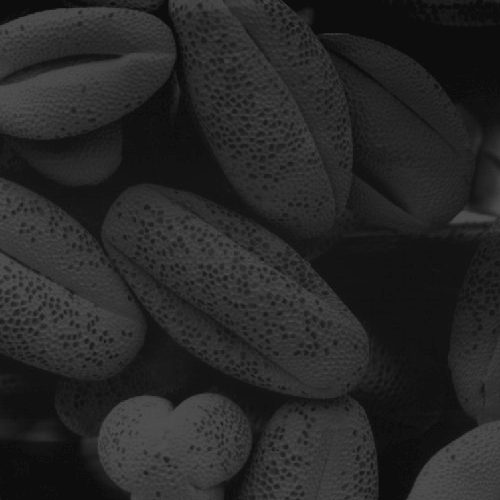
%> input picture Thanh/dataImages/Fig0316(4)(bottom_left).tif, 500 x 500 px
$ octave baitap3_chuong2.m   (GNU Octave 9; MATLAB toolbox functions it lacks are replaced by stand-ins)
%> lines starting %> are read from the running program, lines starting %| are printed output that depends on the picture
i = imread('Fig0316(4)(bottom_left).tif');
%> i is the input picture: size 500x500 uint8; min 13, max 83, mean 38.7
imshow(i);

figure;
imhist(i);
title('L??c ?? xám c?a ?nh i');
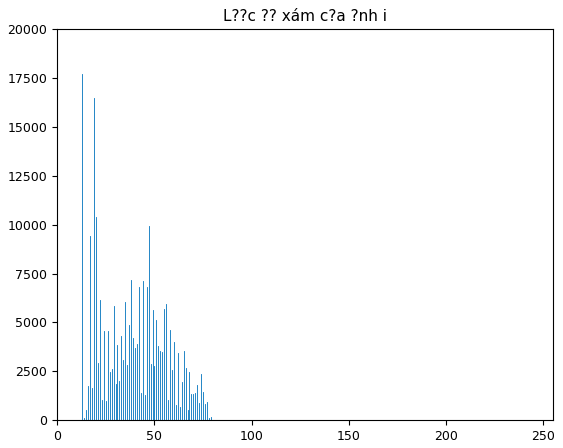
%> figure redrawn from the program's plot data; highest point at x = 13, y = 17718
canbanganh = histeq(i, 256);
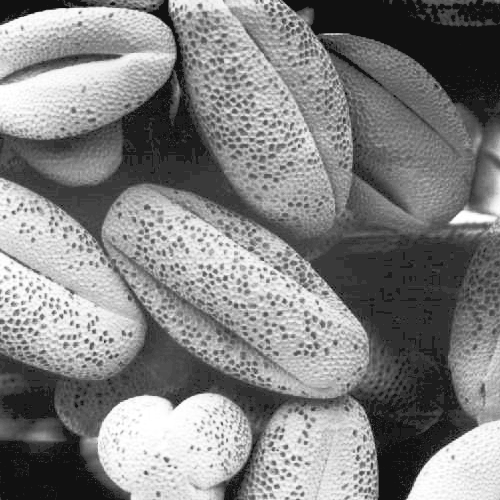
%> canbanganh: size 500x500 uint8; min 17, max 255, mean 130.3
% Hi?n th? ?nh g?c và ?nh ?ã cân b?ng
figure;
subplot(1, 2, 1);
imshow(i);
title('?nh g?c');
subplot(1, 2, 2);
imshow(canbanganh);
title('?nh sau khi cân b?ng l??c ?? xám');

% V? l??c ?? xám c?a ?nh g?c và ?nh ?ã cân b?ng
figure;
subplot(1, 2, 1);
imhist(i);
title('L??c ?? xám c?a ?nh g?c');
subplot(1, 2, 2);
imhist(canbanganh);
title('L??c ?? xám c?a ?nh sau khi cân b?ng');
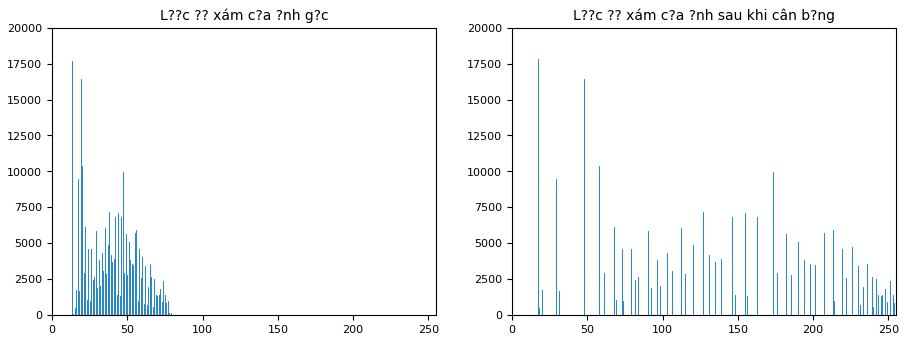
%> figure redrawn from the program's plot data, 2 panels; panel 1: highest point at x = 13, y = 17718; panel 2: highest point at x = 17, y = 17814
